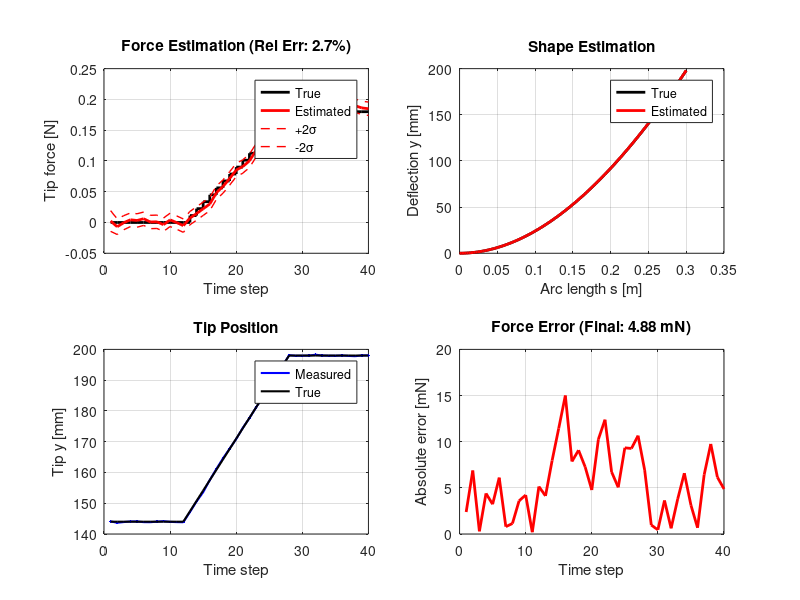

This figure's MATLAB source: (Note: this script raises an error after producing the figure.)
function force_rucker()
% Rucker 2011 EKF method for tip force estimation
clearvars;
clc;
close all;

cfg = defaultRuckerConfig();
results = runRuckerBenchmark(cfg);
printRuckerSummary(results, cfg);
plotRuckerReport(results, cfg);
end


function cfg = defaultRuckerConfig()
cfg.dim = 2;
cfg.seed = 7;
cfg.outputDir = fullfile(pwd, 'force_outputs');

cfg.L = 0.30;
cfg.EI = 0.03;
cfg.nGrid = 101;
cfg.baseCurvature = 3.2;

cfg.tipCase.forceTrue = 0.18;
cfg.tipCase.nSteps = 40;
cfg.tipCase.forceRampStart = 12;
cfg.tipCase.forceRampStop = 28;
cfg.tipCase.poseNoiseStd = [2.0e-4; 2.0e-4; 5.0e-3];
cfg.tipCase.actuationNoiseStd = 0.03;
cfg.tipCase.forceProcessStd = 0.006;
cfg.tipCase.forceInitStd = 0.10;
cfg.tipCase.actuationScaleTrue = 1.0;
end


function results = runRuckerBenchmark(cfg)
rng(cfg.seed, 'twister');
ensureOutputDir(cfg.outputDir);

model = beamInfluenceMatrices(cfg);
tipCase = simulateTipCase(cfg, model);

results.config = cfg;
results.model = model;
results.tipCase = tipCase;
results.rucker = estimateRuckerEKF(cfg, model, tipCase);
end


function model = beamInfluenceMatrices(cfg)
s = linspace(0, cfg.L, cfg.nGrid).';
ds = s(2) - s(1);

Phi = zeros(cfg.nGrid, cfg.nGrid);
for i = 1:cfg.nGrid
    si = s(i);
    for j = 1:cfg.nGrid
        xi = s(j);
        if si <= xi
            kernel = si^2 * (3 * xi - si) / (6 * cfg.EI);
        else
            kernel = xi^2 * (3 * si - xi) / (6 * cfg.EI);
        end
        Phi(i, j) = kernel * ds;
    end
end

actShape = 0.5 * cfg.baseCurvature * s.^2;
actTheta = cfg.baseCurvature * s;

model.s = s;
model.ds = ds;
model.Phi = Phi;
model.actShape = actShape;
model.actTheta = actTheta;
end


function tipCase = simulateTipCase(cfg, model)
n = cfg.tipCase.nSteps;
forceTrue = zeros(n, 1);
rampVals = linspace(0, cfg.tipCase.forceTrue, cfg.tipCase.forceRampStop - cfg.tipCase.forceRampStart + 1);
forceTrue(cfg.tipCase.forceRampStart:cfg.tipCase.forceRampStop) = rampVals;
forceTrue((cfg.tipCase.forceRampStop + 1):end) = cfg.tipCase.forceTrue;

actScaleTrue = cfg.tipCase.actuationScaleTrue * ones(n, 1);
poseTrue = zeros(3, n);
poseMeas = zeros(3, n);
actMeas = zeros(n, 1);
shapeTrue = zeros(cfg.nGrid, n);
thetaTrue = zeros(cfg.nGrid, n);

for k = 1:n
    [yTipLoad, thetaTipLoad] = tipForceInfluence(model, cfg, forceTrue(k));
    y = actScaleTrue(k) * model.actShape + yTipLoad;
    theta = actScaleTrue(k) * model.actTheta + thetaTipLoad;
    shapeTrue(:, k) = y;
    thetaTrue(:, k) = theta;
    poseTrue(:, k) = [model.s(end); y(end); theta(end)];
    poseMeas(:, k) = poseTrue(:, k) + [0; cfg.tipCase.poseNoiseStd(2) * randn; cfg.tipCase.poseNoiseStd(3) * randn];
    actMeas(k) = actScaleTrue(k) + cfg.tipCase.actuationNoiseStd * randn;
end

tipCase.forceTrue = forceTrue;
tipCase.actuationScaleTrue = actScaleTrue;
tipCase.poseTrue = poseTrue;
tipCase.poseMeas = poseMeas;
tipCase.actuationMeas = actMeas;
tipCase.shapeTrue = shapeTrue;
tipCase.thetaTrue = thetaTrue;
end


function rucker = estimateRuckerEKF(cfg, model, tipCase)
n = cfg.tipCase.nSteps;
x = [0; model.actShape(end); model.actTheta(end); 1.0; 0.0];
P = diag([1e-8, 1e-5, 1e-4, 0.04, cfg.tipCase.forceInitStd^2]);
Q = diag([1e-10, 1e-8, 1e-6, 2e-4, cfg.tipCase.forceProcessStd^2]);
R = diag([1e-10, cfg.tipCase.poseNoiseStd(2)^2, cfg.tipCase.poseNoiseStd(3)^2, cfg.tipCase.actuationNoiseStd^2]);

xHist = zeros(numel(x), n);
PHist = zeros(numel(x), numel(x), n);

for k = 1:n
    xPred = x;
    PPred = P + Q;

    zPred = measurementFromRuckerState(xPred, cfg, model);
    H = finiteDifferenceJacobian(@(xx) measurementFromRuckerState(xx, cfg, model), xPred, [1e-7; 1e-6; 1e-6; 1e-4; 1e-4]);
    z = [tipCase.poseMeas(:, k); tipCase.actuationMeas(k)];
    innov = z - zPred;
    S = H * PPred * H.' + R;
    K = (PPred * H.') / S;

    x = xPred + K * innov;
    P = (eye(size(P)) - K * H) * PPred;
    x(1) = model.s(end);
    x(4) = max(0.7, min(1.3, x(4)));

    xHist(:, k) = x;
    PHist(:, :, k) = P;
end

forceEst = xHist(5, :).';
sigmaForce = squeeze(sqrt(PHist(5, 5, :)));
relErr = abs(forceEst(end) - tipCase.forceTrue(end)) / max(abs(tipCase.forceTrue(end)), 1e-8);

rucker.xHist = xHist;
rucker.PHist = PHist;
rucker.forceEst = forceEst;
rucker.forceSigma = sigmaForce;
rucker.forceTrue = tipCase.forceTrue;
rucker.finalAbsErr = abs(forceEst(end) - tipCase.forceTrue(end));
rucker.finalRelErr = relErr;
rucker.shapeEst = reconstructRuckerShapes(xHist, cfg, model);
end


function z = measurementFromRuckerState(x, cfg, model)
scale = x(4);
force = x(5);
[yLoad, thetaLoad] = tipForceInfluence(model, cfg, force);
yTip = scale * model.actShape(end) + yLoad(end);
thetaTip = scale * model.actTheta(end) + thetaLoad(end);
z = [model.s(end); yTip; thetaTip; scale];
end


function [yLoad, thetaLoad] = tipForceInfluence(model, cfg, force)
s = model.s;
L = cfg.L;
yLoad = force .* s.^2 .* (3 * L - s) ./ (6 * cfg.EI);
thetaLoad = force .* s .* (2 * L - s) ./ (2 * cfg.EI);
end


function shapeEst = reconstructRuckerShapes(xHist, cfg, model)
nSteps = size(xHist, 2);
shapeEst = zeros(cfg.nGrid, nSteps);
for k = 1:nSteps
    scale = xHist(4, k);
    force = xHist(5, k);
    [yLoad, ~] = tipForceInfluence(model, cfg, force);
    shapeEst(:, k) = scale * model.actShape + yLoad;
end
end


function J = finiteDifferenceJacobian(fun, x, step)
f0 = fun(x);
m = numel(f0);
n = numel(x);
J = zeros(m, n);
for i = 1:n
    xp = x;
    xp(i) = xp(i) + step(i);
    fp = fun(xp);
    J(:, i) = (fp(:) - f0(:)) / step(i);
end
end


function printRuckerSummary(results, cfg)
rucker = results.rucker;
fprintf('\n=== Rucker 2011 EKF Method ===\n');
fprintf('Output directory: %s\n\n', cfg.outputDir);
fprintf('Final force true/est [N]: %.4f / %.4f\n', rucker.forceTrue(end), rucker.forceEst(end));
fprintf('Absolute error: %.4f N\n', rucker.finalAbsErr);
fprintf('Relative error: %.2f %%\n', 100 * rucker.finalRelErr);
end


function plotRuckerReport(results, cfg)
ensureOutputDir(cfg.outputDir);
model = results.model;
tipCase = results.tipCase;
rucker = results.rucker;

fig = figure('Name', 'Rucker EKF', 'Color', 'w', 'Position', [100 100 1200 800]);

subplot(2, 2, 1);
stairs(1:numel(rucker.forceTrue), rucker.forceTrue, 'k-', 'LineWidth', 2); hold on;
plot(1:numel(rucker.forceEst), rucker.forceEst, 'r-', 'LineWidth', 2);
plot(1:numel(rucker.forceEst), rucker.forceEst + 2 * rucker.forceSigma, 'r--', 'LineWidth', 1);
plot(1:numel(rucker.forceEst), rucker.forceEst - 2 * rucker.forceSigma, 'r--', 'LineWidth', 1);
grid on; box on;
xlabel('Time step'); ylabel('Tip force [N]');
title(sprintf('Force Estimation (Rel Err: %.1f%%)', 100 * rucker.finalRelErr));
legend({'True', 'Estimated', '+2\sigma', '-2\sigma'}, 'Location', 'best');

subplot(2, 2, 2);
plot(model.s, tipCase.shapeTrue(:, end) * 1e3, 'k-', 'LineWidth', 2); hold on;
plot(model.s, rucker.shapeEst(:, end) * 1e3, 'r-', 'LineWidth', 2);
grid on; box on;
xlabel('Arc length s [m]'); ylabel('Deflection y [mm]');
title('Shape Estimation');
legend({'True', 'Estimated'}, 'Location', 'best');

subplot(2, 2, 3);
plot(1:numel(rucker.forceEst), tipCase.poseMeas(2, :) * 1e3, 'b.-', 'LineWidth', 1.5); hold on;
plot(1:numel(rucker.forceEst), tipCase.poseTrue(2, :) * 1e3, 'k-', 'LineWidth', 1.5);
grid on; box on;
xlabel('Time step'); ylabel('Tip y [mm]');
title('Tip Position');
legend({'Measured', 'True'}, 'Location', 'best');

subplot(2, 2, 4);
errorVec = abs(rucker.forceEst - rucker.forceTrue);
plot(1:numel(errorVec), errorVec * 1e3, 'r-', 'LineWidth', 2);
grid on; box on;
xlabel('Time step'); ylabel('Absolute error [mN]');
title(sprintf('Force Error (Final: %.2f mN)', 1e3 * rucker.finalAbsErr));

sgtitle('Rucker 2011 Extended Kalman Filter Method');
saveFigure(fig, fullfile(cfg.outputDir, 'rucker_method.png'));
end


function ensureOutputDir(pathStr)
if ~exist(pathStr, 'dir')
    mkdir(pathStr);
end
end


function saveFigure(figHandle, filePath)
drawnow;
try
    print(figHandle, filePath, '-dpng', '-r200');
catch
    exportgraphics(figHandle, filePath, 'Resolution', 200);
end
end
